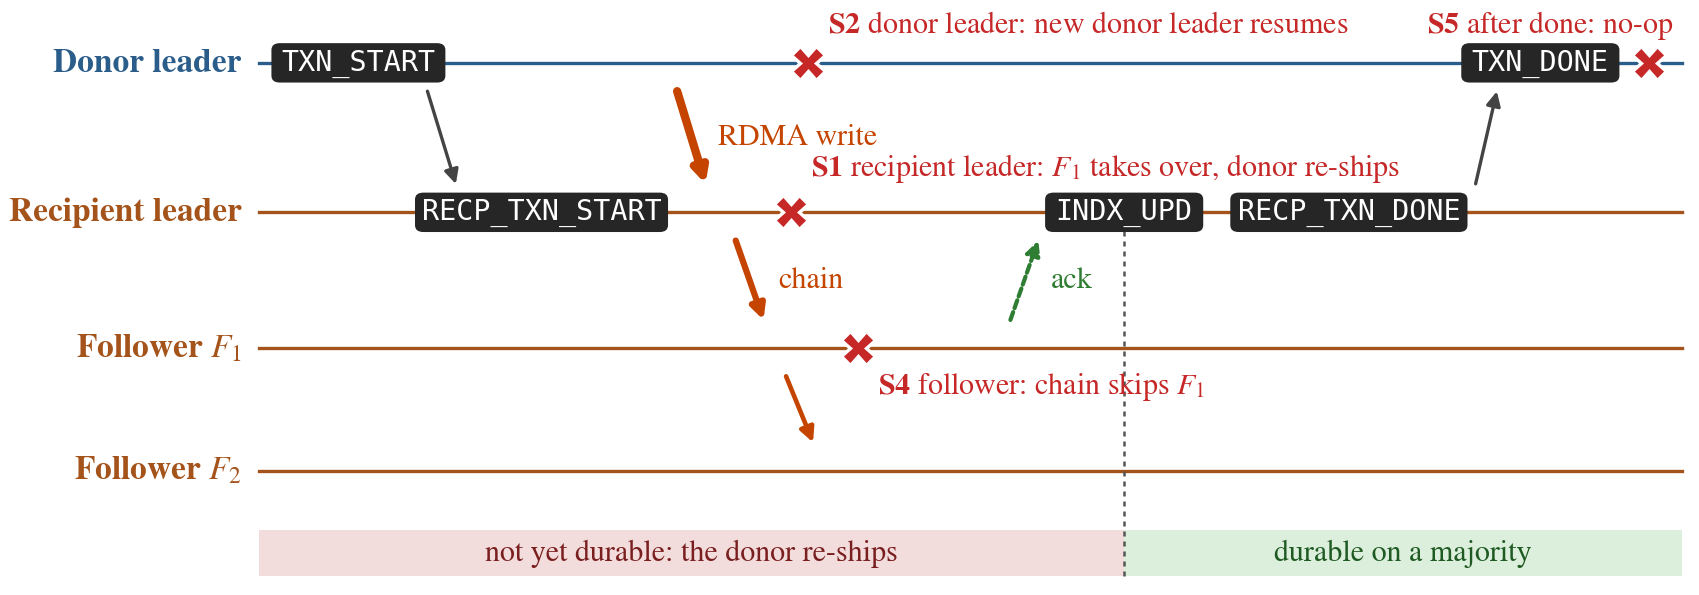

The Python source for this figure:
"""
Figure: AqRaft migration with chain replication and where crashes are recovered.

One donor session: donor leader D ships to recipient leader L, L forwards down the
chain L -> F1 -> F2, F1's ack (L + F1 = majority) lets L commit INDX_UPD. Crashes
before INDX_UPD are repaired by the donor re-shipping; after it the data is durable.
"""

import os

import matplotlib.pyplot as plt
from matplotlib.patches import FancyArrowPatch, FancyBboxPatch, Rectangle

plt.rcParams.update({
    "font.family": "STIXGeneral",
    "mathtext.fontset": "stix",
    "font.size": 8,
    "pdf.fonttype": 42,
})

C_DONOR, C_RECP = "#2b5d8a", "#a4531a"
C_DATA, C_ACK, C_CRASH = "#c44400", "#2f7d32", "#c62828"

fig, ax = plt.subplots(figsize=(7.16, 2.5))
ax.axis("off")
ax.set_xlim(0, 100)
ax.set_ylim(-6.5, 36)

LANES = [("D", 32, "Donor leader", C_DONOR),
         ("L", 21, "Recipient leader", C_RECP),
         ("F1", 11, "Follower $F_1$", C_RECP),
         ("F2", 2, "Follower $F_2$", C_RECP)]
Y = {k: y for k, y, *_ in LANES}
X0, X1 = 14, 99.5
for k, y, name, col in LANES:
    ax.plot([X0, X1], [y, y], color=col, lw=0.8)
    ax.text(X0 - 1, y, name, ha="right", va="center", color=col, fontweight="bold")


def arrow(x1, k1, x2, k2, color="#444444", lw=0.8, ls="-"):
    s = -1 if Y[k2] < Y[k1] else 1
    ax.add_patch(FancyArrowPatch((x1, Y[k1] + 1.5 * s), (x2, Y[k2] - 1.5 * s),
                                 arrowstyle="-|>", mutation_scale=7, lw=lw,
                                 color=color, linestyle=ls, zorder=4))


def logbox(x, k, text):
    w = 0.95 * len(text) + 1.8
    ax.add_patch(FancyBboxPatch((x - w / 2, Y[k] - 1.4), w, 2.8,
                                boxstyle="round,pad=0.05,rounding_size=0.5",
                                fc="#262626", ec="none", zorder=6))
    ax.text(x, Y[k], text, ha="center", va="center", color="white",
            fontsize=6.8, family="monospace", zorder=7)


def label(x, y, text, color="#444444", ha="left"):
    ax.text(x, y, text, ha=ha, va="center", color=color, fontsize=7.2, zorder=8)


# Normal path
logbox(20, "D", "TXN_START")
arrow(24, "D", 26, "L")
logbox(31, "L", "RECP_TXN_START")
arrow(39, "D", 41, "L", C_DATA, lw=2.0)
label(41.6, 26.5, "RDMA write", C_DATA)
arrow(42.5, "L", 44.5, "F1", C_DATA, lw=1.5)
label(45.2, 16.0, "chain", C_DATA)
arrow(45.5, "F1", 47.5, "F2", C_DATA, lw=1.1)
arrow(59, "F1", 61, "L", C_ACK, lw=1.0, ls=(0, (2, 1)))
label(61.6, 16.0, "ack", C_ACK)
logbox(66, "L", "INDX_UPD")
logbox(79.5, "L", "RECP_TXN_DONE")
arrow(87, "L", 88.5, "D")
logbox(91, "D", "TXN_DONE")

# Durability split at INDX_UPD
ax.add_patch(Rectangle((X0, -5.8), 66 - X0, 3.4, fc="#f3dcdc", ec="none"))
ax.add_patch(Rectangle((66, -5.8), X1 - 66, 3.4, fc="#dcefdc", ec="none"))
ax.plot([66, 66], [-5.8, Y["L"] - 1.4], color="#555555", lw=0.6, ls=(0, (2, 2)))
label((X0 + 66) / 2, -4.1, "not yet durable: the donor re-ships", "#7a1f1f", "center")
label((66 + X1) / 2, -4.1, "durable on a majority", "#1f5a22", "center")


# Crashes
def crash(x, k, text, dy, ha="left", dx=1.2):
    ax.plot(x, Y[k], marker="X", ms=8, color=C_CRASH, mec="white", mew=0.8, zorder=10)
    label(x + dx, Y[k] + dy, text, C_CRASH, ha)


crash(47, "D", r"$\bf{S2}$ donor leader: new donor leader resumes", 2.8)
crash(46, "L", r"$\bf{S1}$ recipient leader: $F_1$ takes over, donor re-ships", 3.3)
crash(50, "F1", r"$\bf{S4}$ follower: chain skips $F_1$", -2.8)
crash(97.5, "D", r"$\bf{S5}$ after done: no-op", 2.8, "right", dx=1.5)

out_dir = os.path.dirname(os.path.abspath(__file__))
for ext in ("pdf", "png"):
    out = os.path.join(out_dir, f"figure_chain_failure_recovery.{ext}")
    fig.savefig(out, dpi=300, bbox_inches="tight", pad_inches=0.03)
    print(f"wrote {out}")
